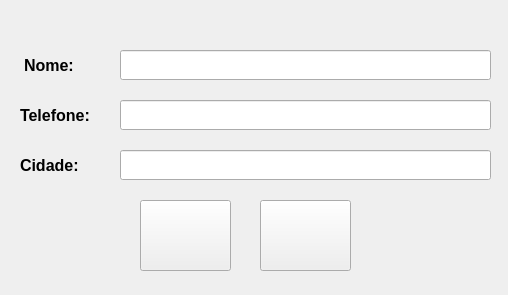
<?xml version="1.0" encoding="UTF-8"?>
<ui version="4.0">
 <class>FormDadosCliente</class>
 <widget class="QWidget" name="FormDadosCliente">
  <property name="geometry">
   <rect>
    <x>0</x>
    <y>0</y>
    <width>508</width>
    <height>295</height>
   </rect>
  </property>
  <property name="windowTitle">
   <string>Form</string>
  </property>
  <widget class="QLabel" name="lb_nome">
   <property name="geometry">
    <rect>
     <x>24</x>
     <y>50</y>
     <width>71</width>
     <height>30</height>
    </rect>
   </property>
   <property name="minimumSize">
    <size>
     <width>0</width>
     <height>30</height>
    </size>
   </property>
   <property name="font">
    <font>
     <pointsize>12</pointsize>
     <weight>75</weight>
     <bold>true</bold>
    </font>
   </property>
   <property name="text">
    <string>Nome:</string>
   </property>
  </widget>
  <widget class="QLabel" name="bl_telefone">
   <property name="geometry">
    <rect>
     <x>20</x>
     <y>100</y>
     <width>101</width>
     <height>30</height>
    </rect>
   </property>
   <property name="minimumSize">
    <size>
     <width>0</width>
     <height>30</height>
    </size>
   </property>
   <property name="font">
    <font>
     <pointsize>12</pointsize>
     <weight>75</weight>
     <bold>true</bold>
    </font>
   </property>
   <property name="text">
    <string>Telefone:</string>
   </property>
  </widget>
  <widget class="QLabel" name="lb_cidade">
   <property name="geometry">
    <rect>
     <x>20</x>
     <y>150</y>
     <width>81</width>
     <height>30</height>
    </rect>
   </property>
   <property name="minimumSize">
    <size>
     <width>0</width>
     <height>30</height>
    </size>
   </property>
   <property name="font">
    <font>
     <pointsize>12</pointsize>
     <weight>75</weight>
     <bold>true</bold>
    </font>
   </property>
   <property name="text">
    <string>Cidade:</string>
   </property>
  </widget>
  <widget class="QLineEdit" name="txt_nome">
   <property name="enabled">
    <bool>true</bool>
   </property>
   <property name="geometry">
    <rect>
     <x>120</x>
     <y>50</y>
     <width>371</width>
     <height>30</height>
    </rect>
   </property>
   <property name="minimumSize">
    <size>
     <width>0</width>
     <height>30</height>
    </size>
   </property>
  </widget>
  <widget class="QLineEdit" name="txt_telefone">
   <property name="geometry">
    <rect>
     <x>120</x>
     <y>100</y>
     <width>371</width>
     <height>30</height>
    </rect>
   </property>
   <property name="minimumSize">
    <size>
     <width>0</width>
     <height>30</height>
    </size>
   </property>
  </widget>
  <widget class="QLineEdit" name="txt_cidade">
   <property name="geometry">
    <rect>
     <x>120</x>
     <y>150</y>
     <width>371</width>
     <height>30</height>
    </rect>
   </property>
   <property name="minimumSize">
    <size>
     <width>0</width>
     <height>30</height>
    </size>
   </property>
  </widget>
  <widget class="QPushButton" name="bt_cancelar">
   <property name="geometry">
    <rect>
     <x>140</x>
     <y>200</y>
     <width>91</width>
     <height>71</height>
    </rect>
   </property>
   <property name="minimumSize">
    <size>
     <width>70</width>
     <height>30</height>
    </size>
   </property>
   <property name="cursor">
    <cursorShape>PointingHandCursor</cursorShape>
   </property>
   <property name="text">
    <string/>
   </property>
   <property name="icon">
    <iconset resource="icon.qrc">
     <normaloff>:/icons/icons/cancelar.png</normaloff>:/icons/icons/cancelar.png</iconset>
   </property>
   <property name="iconSize">
    <size>
     <width>60</width>
     <height>60</height>
    </size>
   </property>
  </widget>
  <widget class="QPushButton" name="bt_cadastrar">
   <property name="geometry">
    <rect>
     <x>260</x>
     <y>200</y>
     <width>91</width>
     <height>71</height>
    </rect>
   </property>
   <property name="minimumSize">
    <size>
     <width>70</width>
     <height>30</height>
    </size>
   </property>
   <property name="cursor">
    <cursorShape>PointingHandCursor</cursorShape>
   </property>
   <property name="text">
    <string/>
   </property>
   <property name="icon">
    <iconset resource="icon.qrc">
     <normaloff>:/icons/icons/cadastrar.png</normaloff>:/icons/icons/cadastrar.png</iconset>
   </property>
   <property name="iconSize">
    <size>
     <width>60</width>
     <height>60</height>
    </size>
   </property>
  </widget>
 </widget>
 <resources>
  <include location="icon.qrc"/>
 </resources>
 <connections/>
</ui>
